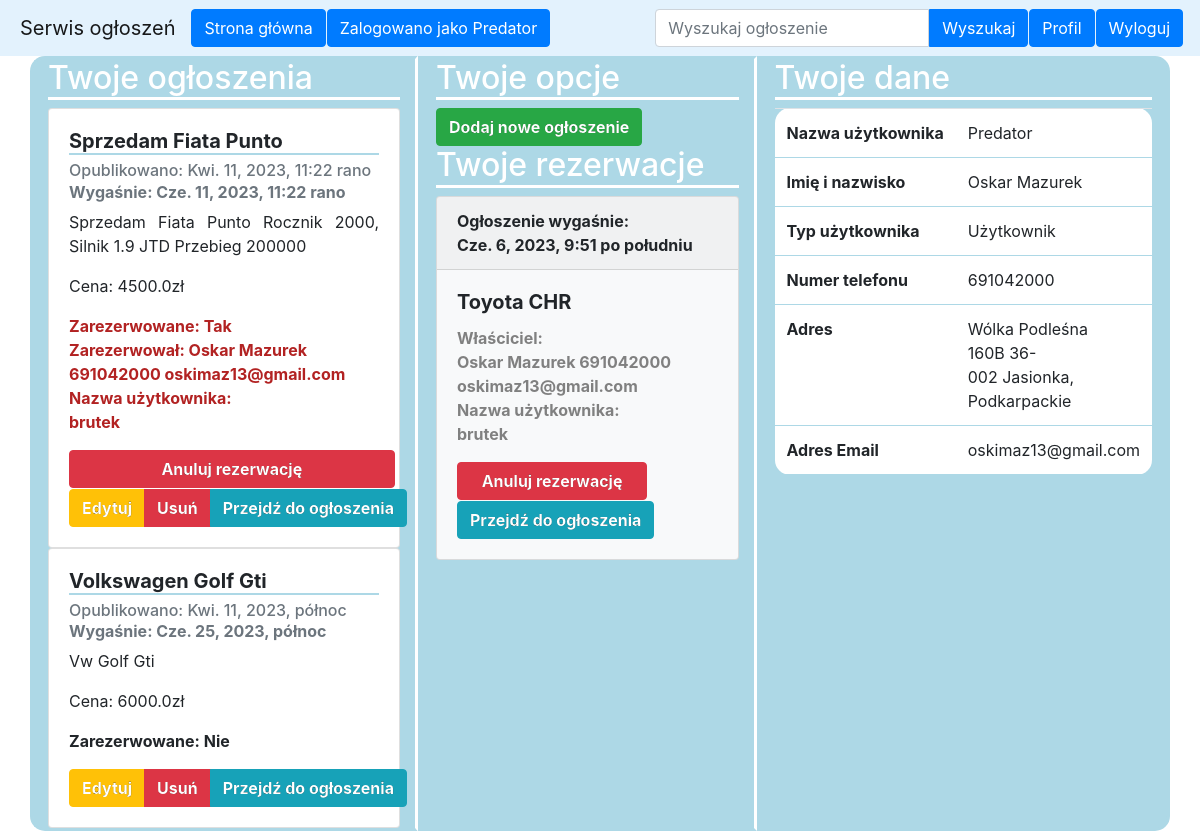
Screenshot of /profil/ (signed in) with the database file from the repository.
### SerwisOgloszenApp/models.py (models this page shows, shortened)
class Ad(models.Model):
    customer = models.ForeignKey(Customer, null=False, blank=False, on_delete=models.CASCADE)
    adName = models.CharField(max_length=100, null=False, blank=False)
    description = models.TextField(max_length=2000, null=False, blank=False)
    cost = models.FloatField(verbose_name='Cena', null=False, blank=False)
    publicationDate = models.DateTimeField()
    expirationDate = models.DateTimeField()
    taken = models.BooleanField(default=False)
    reserver = models.ForeignKey(Customer, null=True, blank=True, on_delete=models.CASCADE, default="",
                                    related_name='reserver')

class Customer(models.Model):
    user = models.OneToOneField(User, null=True, blank=True, on_delete=models.CASCADE)
    USER_TYPES = (('ADM', 'Administrator'), ('U', 'User'))
    userType = models.CharField(max_length=3, choices=USER_TYPES, default='U')
    name = models.CharField(max_length=20)
    surName = models.CharField(max_length=40)
    telNum = models.IntegerField(verbose_name='Numer telefonu', null=False, blank=False)
    street = models.CharField(max_length=40)
    city = models.CharField(max_length=40)
    zipCode = models.CharField(max_length=6)
    state = models.CharField(max_length=20)
    def displayUserType(self):
        if self.userType == 'ADM':
            return "Administrator"
        if self.userType == 'U':
            return "Użytkownik"

### SerwisOgloszenApp/views.py (the view)
# urls.py: path('profil/', views.profile, name='profile'),
@login_required
def profile(request):
    user = get_object_or_404(User, pk=request.user.id)
    customer = get_object_or_404(Customer, user=user)
    today = date.today()
    userAds = Ad.objects.filter(customer=customer, expirationDate__gte=today).order_by('-taken', 'expirationDate')
    reservedAds = Ad.objects.filter(reserver=customer, expirationDate__gte=today).order_by('expirationDate')
    return render(request, "profile.html",
                  {'userAds': userAds, 'customer': customer, 'reservedAds': reservedAds})

### templates/profile.html (shortened to what this page needs)
{% extends 'base.html' %}
{% load bootstrap4 %}
{% load bootstrap %}
{% block content %}
    <div class="container">
        <div class="row">
            <div class="col-sm" style="background-color: lightblue; border-style: solid;
            border-color: lightblue;
            border-bottom-left-radius: 15px;  border-top-left-radius: 15px;
            border-right-color: white; border-right-width: medium; ">
                <h2 style="color: white; border-bottom: white solid">Twoje ogłoszenia</h2>
                {% for userAd in userAds %}
                    <div class="card" style="width: 22rem;">
                        <div class="card-body">
                            <h5 class="card-title"
                                style="border-bottom: lightblue solid 2px; font-weight: bold">{{ userAd.adName }}</h5>
                            <h6 class="card-subtitle mb-2 text-muted">Opublikowano: {{ userAd.publicationDate }}</h6>
                            <h6 class="card-subtitle mb-2 text-muted" style="font-weight: bold">
                                Wygaśnie: {{ userAd.expirationDate }}</h6>
                            <p class="card-text" style="text-align: justify;">{{ userAd.description }}</p>
                            <p class="card-text">Cena: {{ userAd.cost }}zł</p>
                            {% if userAd.taken == True %}
                                <p class="card-text"
                                   style="font-weight: bolder; color: firebrick;">
                                    Zarezerwowane:
                                    Tak<br>Zarezerwował:
                                    {{ userAd.reserver.name }} {{ userAd.reserver.surName }} {{ userAd.reserver.telNum }}
                                    {{ userAd.reserver.user.email }}<br>Nazwa
                                    użytkownika:<br>{{ userAd.reserver.user.username }}</p>
                                <a href="{% url 'cancelReservation' userAd.pk %}" class="btn btn-danger"
                                   style="color: white; font-weight: bold; -webkit-text-stroke: 0.1px black;
                                   margin-bottom: 1px; width: 325.625px">Anuluj rezerwację</a>
                            {% endif %}
                            {% if userAd.taken == False %}
                                <p class="card-text" style="font-weight: bolder;">Zarezerwowane:
                                    Nie</p>
                            {% endif %}
                            <div class="btn-group" role="group">
                                <a href="{% url 'editAd' userAd.pk %}" class="btn btn-warning"
                                   style="color: white; font-weight: bold; -webkit-text-stroke: 0.1px black;">Edytuj</a>
                                <a href="{% url 'deleteAd' userAd.pk %}" class="btn btn-danger"
                                   style="color: white; font-weight: bold; -webkit-text-stroke: 0.1px black;">Usuń</a>
                                <a href="{% url 'adDetails' userAd.pk %}" class="btn btn-info"
                                   style="color: white; font-weight: bold; -webkit-text-stroke: 0.1px black;">
                                    Przejdź&nbsp;do&nbsp;ogłoszenia</a>
                            </div>
                        </div>
                    </div>
                {% endfor %}
            </div>
            <div class="col-sm" style="background-color: lightblue; border-style: solid;
             border-color: lightblue; border-right-color: white; border-right-width: medium;">
                <h2 style="color: white; border-bottom: white solid">Twoje opcje</h2>
                <a href="{% url 'addAd' %}" class="btn btn-success"
                   style="color: white; font-weight: bold; -webkit-text-stroke: 0.1px black;">Dodaj nowe
                    ogłoszenie</a><br>
                <h2 style="color: white; border-bottom: white solid">Twoje rezerwacje</h2>
                {% for reservedAd in reservedAds %}
                    <div class="card bg-light mb-3">
                        <div class="card-header" style="font-weight: bold">Ogłoszenie
                            wygaśnie:<br>{{ reservedAd.expirationDate }}</div>
                        <div class="card-body">
                            <h5 class="card-title" style="font-weight: bold">{{ reservedAd.adName }}</h5>
                            <p class="card-text" style="font-weight: bold; color: grey">
                                Właściciel:<br>{{ reservedAd.customer.name }} {{ reservedAd.customer.surName }}
                                {{ reservedAd.customer.telNum }} {{ reservedAd.customer.user.email }}<br>Nazwa
                                użytkownika:<br>{{ reservedAd.customer.user.username }}
                            </p>
                            <a href="{% url 'cancelReservation' reservedAd.pk %}" class="btn btn-danger"
                               style="color: white; font-weight: bold; -webkit-text-stroke: 0.1px black;
                               margin-bottom: 1px; width: 190.15px">Anuluj&nbsp;rezerwację</a>
                            <a href="{% url 'adDetails' reservedAd.pk %}" class="btn btn-info"
                               style="color: white; font-weight: bold; -webkit-text-stroke: 0.1px black;">
                                Przejdź&nbsp;do&nbsp;ogłoszenia</a>
                        </div>
                    </div>
                {% endfor %}
            </div>
            <div class="col-sm" style="background-color: lightblue; border-style: solid;
            border-bottom-right-radius: 15px; border-color: lightblue; border-top-right-radius: 15px;">
                <h2 style="color: white; border-bottom: white solid">Twoje dane</h2>
                <table class="table"
                       style="border-radius: 15px; background-color: white; border-bottom-color: lightblue; border-top-color: lightblue">
                    <tbody>
                    <tr>
                        <th scope="row">Nazwa&nbsp;użytkownika</th>
                        <td>{{ customer.user.username }}</td>
                    </tr>
                    <tr>
                        <th scope="row">Imię i nazwisko</th>
                        <td>{{ customer.name }}&nbsp;{{ customer.surName }}</td>
                    </tr>
                    <tr>
                        <th scope="row">Typ użytkownika</th>
                        <td>{{ customer.displayUserType }}</td>
                    </tr>
                    <tr>
                        <th scope="row">Numer telefonu</th>
                        <td>{{ customer.telNum }}</td>
                    </tr>
                    <tr>
                        <th scope="row">Adres</th>
                        <td>{{ customer.street }}&nbsp;{{ customer.zipCode }}&nbsp;{{ customer.city }}, {{ customer.state }}</td>
                    </tr>
                    <tr>
                        <th scope="row">Adres Email</th>
                        <td>{{ customer.user.email }}</td>
                    </tr>
                    </tbody>
                </table>
            </div>
        </div>
    </div>
{% endblock content %}

### templates/base.html (shortened to what this page needs)
<!DOCTYPE html>
<html lang="en">
<head>
    {% load static %}
    <link rel="stylesheet" type="text/css" href="{% static 'styles/style.css' %}"/>
    <link href="https://cdn.jsdelivr.net/npm/bootstrap@5.2.0-beta1/dist/css/bootstrap.min.css" rel="stylesheet"
>
    <link rel="stylesheet" href="https://cdn.jsdelivr.net/npm/bootstrap@4.6.2/dist/css/bootstrap.min.css">
</head>
<body>
<nav style="padding-left: 20px; background-color: #e3f2fd;" class="navbar navbar-expand-lg navbar-light sticky-top">
    <a class="navbar-brand">Serwis ogłoszeń</a>
    <div class="navbar-collapse" id="navbarSupportedContent">
        <ul class="navbar-nav mr-auto">
            <li class="nav-item active">
                <a class="btn btn-primary" href="{% url 'showAllAds' %}">Strona&nbsp;główna</a>
            </li>
            {% if user.is_authenticated %}
                <li class="nav-item">
                    <a class="btn btn-primary"
                       style="margin-left: 1px; pointer-events: none;margin-right: 1px;">Zalogowano&nbsp;jako&nbsp;{{ user.username }}</a>
                </li>
            {% endif %}
        </ul>
        <div class="input-group">
            <form class="form-inline" style="position: absolute; right: 0; top: -19px;" method="POST"
                  action="{% url 'search' %}">
                <input type="search" class="form-control input-search"
                       style="border-bottom-right-radius: 0; border-top-right-radius: 0;"
                       placeholder="Wyszukaj ogłoszenie" aria-label="Search"
                       aria-describedby="search-addon" name="searched"/>
                <button type="submit" class="btn btn-primary"
                        style="border-bottom-left-radius: 0; border-top-left-radius: 0;">Wyszukaj
                </button>
            </form>
        </div>
        {% if user.is_authenticated %}
            <ul class="navbar-nav mr-auto">
                <li class="nav-item">
                    <a class="btn btn-primary" style="margin-left: 1px" href="{% url 'profile' %}">Profil</a>
                </li>
                <li class="nav-item">
                    <a class="btn btn-primary" style="margin-right: 1px; margin-left: 1px" href="{% url 'logout' %}">Wyloguj</a>
                </li>
            </ul>
        {% endif %}
    </div>
</nav>
{% block content %}{% endblock content %}
</body>
</html>

### rows the page displays
Ad: adName "Sprzedam Fiata Punto", publicationDate "Kwi. 11, 2023, 11:22 rano", expirationDate "Cze. 11, 2023, 11:22 rano", description "Sprzedam Fiata Punto Rocznik 2000, Silnik 1.9 JTD Przebieg 200000", cost "4500.0", reserver.name "Oskar", reserver.surName "Mazurek", reserver.telNum "691042000", reserver.user.email "oskimaz13@gmail.com", reserver.user.username "brutek"
Ad: adName "Volkswagen Golf Gti", publicationDate "Kwi. 11, 2023, północ", expirationDate "Cze. 25, 2023, północ", description "Vw Golf Gti", cost "6000.0", taken "Zarezerwowane: Nie"
Ad: expirationDate "Cze. 6, 2023, 9:51 po południu", adName "Toyota CHR", customer.name "Oskar", customer.surName "Mazurek", customer.telNum "691042000", customer.user.email "oskimaz13@gmail.com", customer.user.username "brutek"
Customer: user.username "Predator", name "Oskar", surName "Mazurek", displayUserType "Użytkownik", telNum "691042000", street "Wólka Podleśna 160B", zipCode "36-002", city "Jasionka", state "Podkarpackie", user.email "oskimaz13@gmail.com"

### other values shown
{{ user.username }} "Predator"
